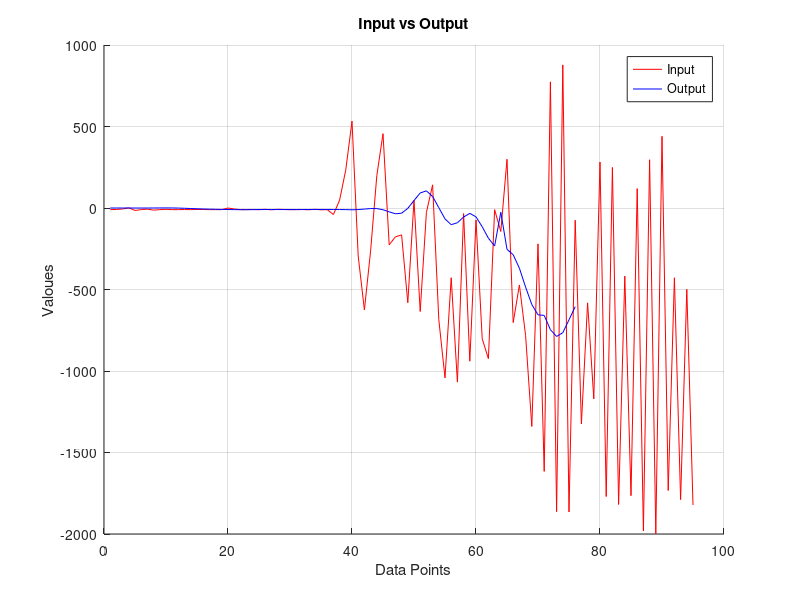

MATLAB code to generate this figure:
input = [-10, -9, -6,1,-15,-10,-7,-13,-10,-8,-10,-10,-9,-10,-9,-9,-10,-10,-10,-0,-6,-10,-10,-9,-10,-8,-11,-8,-9,-10,-10,-9,-11,-8,-11,-10,-40,48,235,533,-295,-625,-263,198,456,-226,-177,-165,-581,48,-635,-27,142,-685,-1042,-428,-1068,-34,-940,-73,-802,-924,-10,-144,299,-703,-472,-783,-1340,-220,-1616,774,-1863,878,-1865,-75,-1324,-582,-1171,282,-1770,249,-1819,-418,-1765,119,-1981,296,-1998,440,-1733,-428,-1789,-499,-1822]
size(input)
output = [0.018225, 0.032282, 0.025227,-0.029272,-0.088284,-0.138123,-0.092890,0.110213,0.387327,0.541158,0.38738,-0.416899,-1.666881,-3.195624,-4.711798,-6.000772,-7.015970,-7.848532,-8.605168,-9.306798,-9.872015,-10.172218,-10.166153,-9.926336,-9.608193,-9.379555, -9.316092, -9.406674, -9.549202,-9.650883,-9.619173,-9.440683,-9.162469,-8.941597,-8.833296,-8.887799,-9.016194,-9.32121, -9.911597,-10.869964,-9.695695,-6.591480,-3.394994,-3.450536,-10.662649,-23.609625, -35.414555,-31.869408,-2.245645,46.036804, 92.21205, 105.247490,70.712218, 2.179052, -66.721252, -102.292122, -90.503517, -55.399387, -32.747902, -54.383518, -115.012444, -185.105988, -233.204071, -26.270477, -253.339798, -286.930542, -369.470154, -485.211792, -592.005432,-655.293274, -658.928894,-746.488281,-788.163635, -765.048828, -685.889465, -605.501038]
size(output)
figure;
hold on;
plot(input, 'r', 'DisplayName', 'Input');
plot(output, 'b', 'DisplayName', 'Output');
hold off;

% Add labels and title
xlabel('Data Points');
ylabel('Valoues');
title('Input vs Output');
legend('show');
grid on;2j